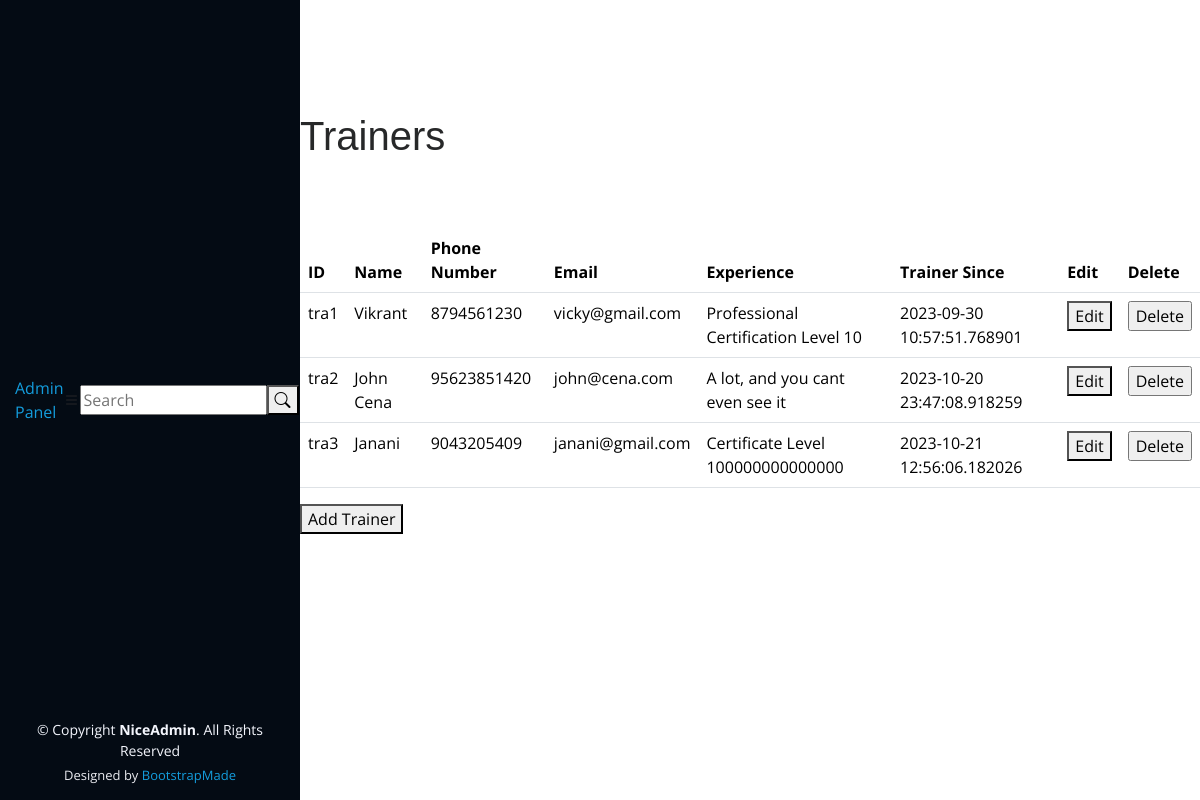
Page /admin/trainers (signed in) on the committed database.
### app.py (models this page shows, shortened)
class Trainers(db.Model,UserMixin):
    id = db.Column(db.String(10), primary_key=True)
    name = db.Column(db.String(100))
    phone_number = db.Column(db.String(15))
    email = db.Column(db.String(100), nullable=False)
    experience = db.Column(db.String(100))
    trainer_since = db.Column(db.DateTime)
    password = db.Column(db.String(128), nullable=False)

### app.py (the view)
@app.route('/admin/trainers')
def trainer_manager():
    admin = current_user
    if not isinstance(admin,Admin):
        return redirect(url_for('admin_login'))
    trainer_list = Trainers.query.all()
    return render_template('/admin/trainers.html',admin=admin,trainers=trainer_list)

### app.py (called while the page is built)
@login_manager.user_loader
def load_user(user_id):
    admin = Admin.query.get(user_id)
    if admin is None:
        member = Members.query.get(user_id)
        if member is None:
            trainer = Trainers.query.get(user_id)
            return trainer  # Return the trainer user if found
        return member  # Return the regular member user if found
    return admin  # Return the admin user if found

### templates/admin/trainers.html (shortened to what this page needs)
{% extends "/admin/header.html" %}
{% block content %}
<div class="pagetitle">
  <h1>Trainers</h1>
</div>
<section class="section dashboard">
  <div class="row">
    <div class="col">
      <table class="table">
        <thead>
          <tr>
            <th>ID</th>
            <th>Name</th>
            <th>Phone Number</th>
            <th>Email</th>
            <th>Experience</th>
            <th>Trainer Since</th>
            <th>Edit</th>
            <th>Delete</th>
          </tr>
        </thead>
        <tbody>
          {% for trainer in trainers %}
          <tr>
            <td id="trainerid">{{ trainer.id }}</td>
            <td>{{ trainer.name }}</td>
            <td>{{ trainer.phone_number }}</td>
            <td>{{ trainer.email }}</td>
            <td>{{ trainer.experience }}</td>
            <td>{{ trainer.trainer_since }}</td>
            <td><button onclick="editTrainer(trainerId)">Edit</button></td>
            <td>
              <form action="{{url_for('delete_trainer')}}" method="post">
                <input type="submit" value="Delete"
                  onclick="return confirm('Are you sure you want to delete this trainer?');">
              </form>
            </td>
          </tr>
          {% endfor %}
        </tbody>
      </table>
    </div>
  </div>
  <div class="row">
    <div class="col-lg-4">
      <button id="addTrainerButton">Add Trainer</button>
    </div>
  </div>
</section>
{% endblock %}

### static/assets/css/style.css (style rules this page uses)
body { font-family: "Open Sans", sans-serif; color: #272829; }
h1, h2, h3, h4, h5, h6 { font-family: "Raleway", sans-serif; }
section { padding: 60px 0; overflow: hidden; }

### rows in the picture
Trainers: id "tra1", name "Vikrant", phone_number "8794561230", email "vicky@gmail.com", experience "Professional Certification Level 10", trainer_since "2023-09-30 10:57:51.768901"
Trainers: id "tra2", name "John Cena", phone_number "95623851420", email "john@cena.com", experience "A lot, and you cant even see it", trainer_since "2023-10-20 23:47:08.918259"
Trainers: id "tra3", name "Janani", phone_number "9043205409", email "janani@gmail.com", experience "Certificate Level 100000000000000", trainer_since "2023-10-21 12:56:06.182026"
